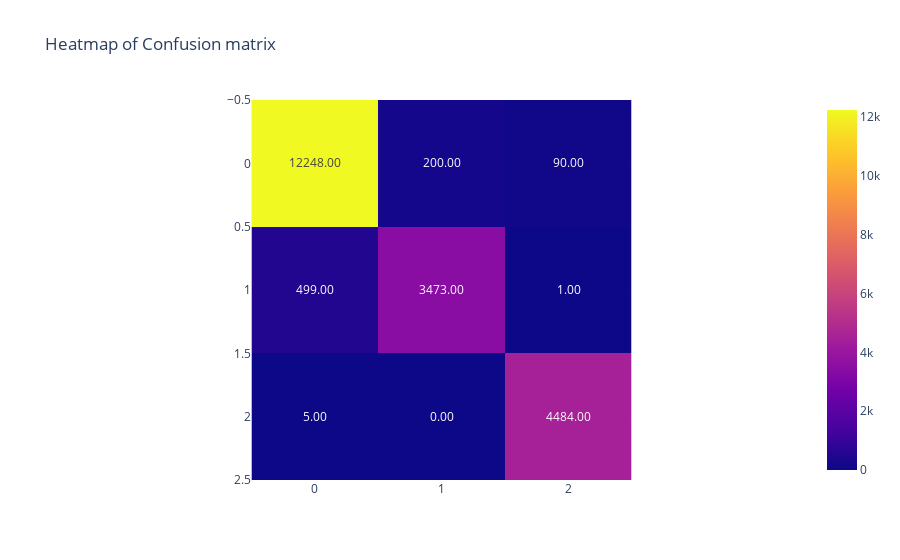

The notebook cell this image was saved under:
### Markdown cell above
### 1.7. Drzewa decyzyjne: entropia

### Code cell
# entropy
entropy = DecisionTreeClassifier(criterion='entropy', max_depth=5, random_state=42)
entropy_score = score(entropy, "Entropy")

### Figure 1 — Plotly figure (JSON) as saved in the notebook; plotly's stock layout.template omitted (floating-point values rounded to 4 significant figures)
{"data": [{"coloraxis": "coloraxis", "hovertemplate": "x: %{x}<br>y: %{y}<br>color: %{z}<extra></extra>", "name": "0", "texttemplate": "%{z:.2f}", "type": "heatmap", "xaxis": "x", "yaxis": "y", "z": [[12248, 200, 90], [499, 3473, 1], [5, 0, 4484]]}], "layout": {"coloraxis": {"colorscale": [[0, "#0d0887"], [0.1111, "#46039f"], [0.2222, "#7201a8"], [0.3333, "#9c179e"], [0.4444, "#bd3786"], [0.5556, "#d8576b"], [0.6667, "#ed7953"], [0.7778, "#fb9f3a"], [0.8889, "#fdca26"], [1, "#f0f921"]]}, "title": {"text": "Heatmap of Confusion matrix"}, "xaxis": {"anchor": "y", "constrain": "domain", "domain": [0, 1], "scaleanchor": "y"}, "yaxis": {"anchor": "x", "autorange": "reversed", "constrain": "domain", "domain": [0, 1]}}}
